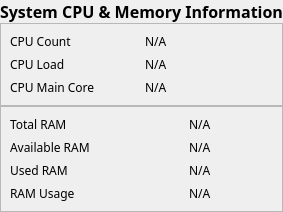
            <widget class="QWidget" name="cpu_memory">
             <layout class="QVBoxLayout" name="verticalLayout_6">
              <property name="spacing">
               <number>0</number>
              </property>
              <property name="leftMargin">
               <number>0</number>
              </property>
              <property name="topMargin">
               <number>0</number>
              </property>
              <property name="rightMargin">
               <number>0</number>
              </property>
              <property name="bottomMargin">
               <number>0</number>
              </property>
              <item alignment="Qt::AlignmentFlag::AlignBottom">
               <widget class="QLabel" name="label_17">
                <property name="font">
                 <font>
                  <family>Asus Rog</family>
                  <pointsize>12</pointsize>
                  <bold>true</bold>
                 </font>
                </property>
                <property name="text">
                 <string>System CPU &amp; Memory Information</string>
                </property>
               </widget>
              </item>
              <item>
               <widget class="QFrame" name="cpu_info">
                <property name="sizePolicy">
                 <sizepolicy hsizetype="Preferred" vsizetype="Preferred">
                  <horstretch>0</horstretch>
                  <verstretch>0</verstretch>
                 </sizepolicy>
                </property>
                <property name="frameShape">
                 <enum>QFrame::Shape::StyledPanel</enum>
                </property>
                <property name="frameShadow">
                 <enum>QFrame::Shadow::Raised</enum>
                </property>
                <layout class="QGridLayout" name="gridLayout_2">
                 <item row="0" column="0">
                  <widget class="QLabel" name="label_10">
                   <property name="font">
                    <font>
                     <family>Asus Rog</family>
                    </font>
                   </property>
                   <property name="text">
                    <string>CPU Count</string>
                   </property>
                  </widget>
                 </item>
                 <item row="0" column="1">
                  <widget class="QLabel" name="label_18">
                   <property name="font">
                    <font>
                     <family>Asus Rog</family>
                    </font>
                   </property>
                   <property name="text">
                    <string>N/A</string>
                   </property>
                  </widget>
                 </item>
                 <item row="1" column="0">
                  <widget class="QLabel" name="label_11">
                   <property name="font">
                    <font>
                     <family>Asus Rog</family>
                    </font>
                   </property>
                   <property name="text">
                    <string>CPU Load</string>
                   </property>
                  </widget>
                 </item>
                 <item row="1" column="1">
                  <widget class="QLabel" name="label_19">
                   <property name="font">
                    <font>
                     <family>Asus Rog</family>
                    </font>
                   </property>
                   <property name="text">
                    <string>N/A</string>
                   </property>
                  </widget>
                 </item>
                 <item row="2" column="0">
                  <widget class="QLabel" name="label_12">
                   <property name="font">
                    <font>
                     <family>Asus Rog</family>
                    </font>
                   </property>
                   <property name="text">
                    <string>CPU Main Core</string>
                   </property>
                  </widget>
                 </item>
                 <item row="2" column="1">
                  <widget class="QLabel" name="label_20">
                   <property name="font">
                    <font>
                     <family>Asus Rog</family>
                    </font>
                   </property>
                   <property name="text">
                    <string>N/A</string>
                   </property>
                  </widget>
                 </item>
                </layout>
               </widget>
              </item>
              <item>
               <widget class="QFrame" name="ram_info">
                <property name="sizePolicy">
                 <sizepolicy hsizetype="Preferred" vsizetype="Preferred">
                  <horstretch>0</horstretch>
                  <verstretch>0</verstretch>
                 </sizepolicy>
                </property>
                <property name="frameShape">
                 <enum>QFrame::Shape::StyledPanel</enum>
                </property>
                <property name="frameShadow">
                 <enum>QFrame::Shadow::Raised</enum>
                </property>
                <layout class="QGridLayout" name="gridLayout_3">
                 <item row="0" column="0">
                  <widget class="QLabel" name="label_13">
                   <property name="font">
                    <font>
                     <family>Asus Rog</family>
                    </font>
                   </property>
                   <property name="text">
                    <string>Total RAM</string>
                   </property>
                  </widget>
                 </item>
                 <item row="2" column="2">
                  <widget class="QLabel" name="label_23">
                   <property name="font">
                    <font>
                     <family>Asus Rog</family>
                    </font>
                   </property>
                   <property name="text">
                    <string>N/A</string>
                   </property>
                  </widget>
                 </item>
                 <item row="1" column="0" colspan="2">
                  <widget class="QLabel" name="label_14">
                   <property name="font">
                    <font>
                     <family>Asus Rog</family>
                    </font>
                   </property>
                   <property name="text">
                    <string>Available RAM</string>
                   </property>
                  </widget>
                 </item>
                 <item row="3" column="0">
                  <widget class="QLabel" name="label_16">
                   <property name="font">
                    <font>
                     <family>Asus Rog</family>
                    </font>
                   </property>
                   <property name="text">
                    <string>RAM Usage</string>
                   </property>
                  </widget>
                 </item>
                 <item row="2" column="0">
                  <widget class="QLabel" name="label_15">
                   <property name="font">
                    <font>
                     <family>Asus Rog</family>
                    </font>
                   </property>
                   <property name="text">
                    <string>Used RAM</string>
                   </property>
                  </widget>
                 </item>
                 <item row="3" column="2">
                  <widget class="QLabel" name="label_24">
                   <property name="font">
                    <font>
                     <family>Asus Rog</family>
                    </font>
                   </property>
                   <property name="text">
                    <string>N/A</string>
                   </property>
                  </widget>
                 </item>
                 <item row="1" column="2">
                  <widget class="QLabel" name="label_22">
                   <property name="font">
                    <font>
                     <family>Asus Rog</family>
                    </font>
                   </property>
                   <property name="text">
                    <string>N/A</string>
                   </property>
                  </widget>
                 </item>
                 <item row="0" column="2">
                  <widget class="QLabel" name="label_21">
                   <property name="font">
                    <font>
                     <family>Asus Rog</family>
                    </font>
                   </property>
                   <property name="text">
                    <string>N/A</string>
                   </property>
                  </widget>
                 </item>
                </layout>
               </widget>
              </item>
             </layout>
            </widget>
